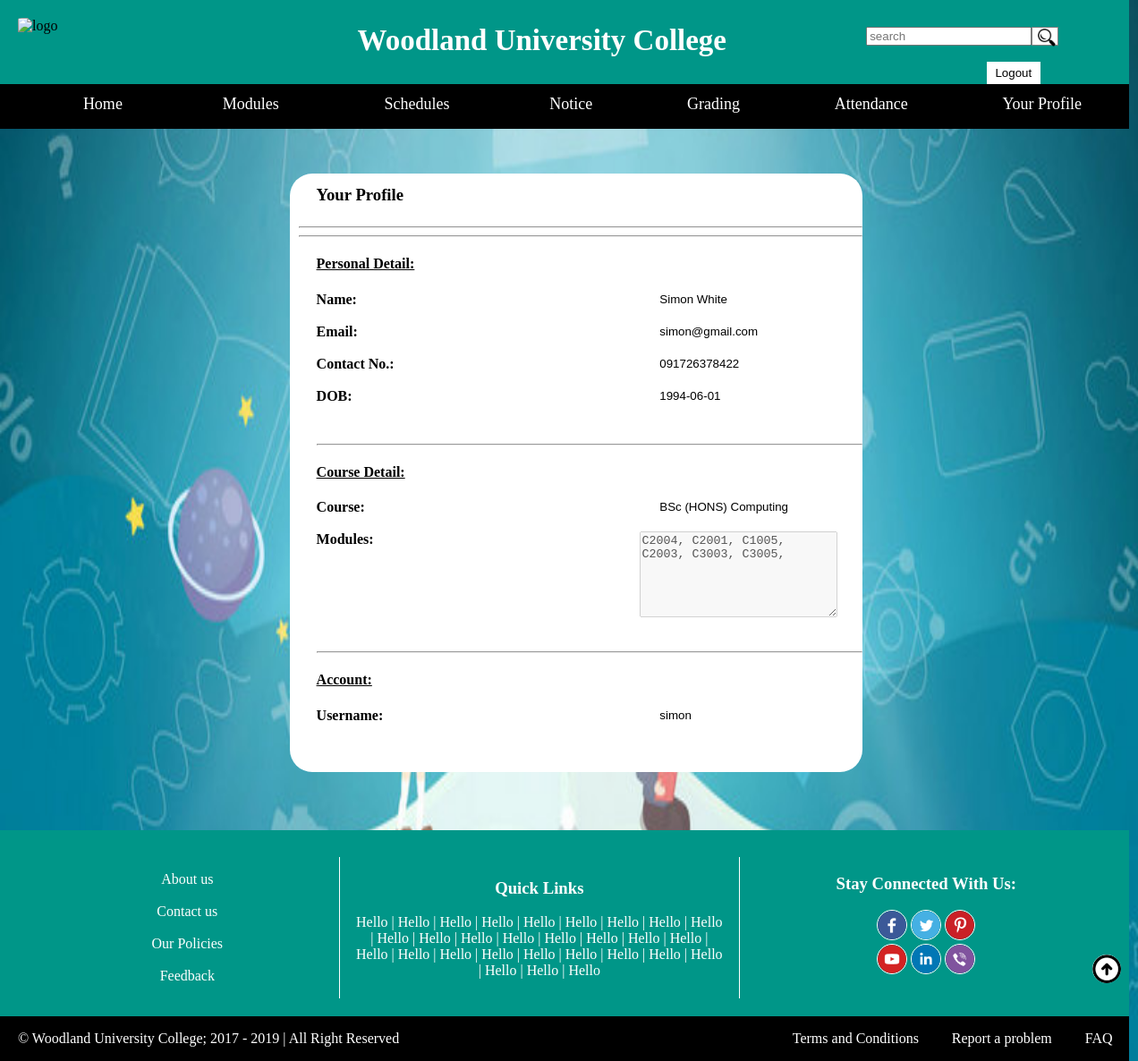
Screenshot of /tutor/profile.php (signed in) with the database file from the repository.
### tables this page shows
CREATE TABLE IF NOT EXISTS `staff` (
`s_id` int(11) NOT NULL,
  `fname` varchar(255) NOT NULL,
  `sname` varchar(255) NOT NULL,
  `dob` date NOT NULL,
  `position` varchar(255) NOT NULL,
  `email` varchar(255) NOT NULL,
  `contact` varchar(255) NOT NULL,
  `address` varchar(255) NOT NULL,
  `subject` int(11) NOT NULL,
  `assignedID` varchar(255) NOT NULL,
  `status` varchar(255) NOT NULL
);

CREATE TABLE IF NOT EXISTS `courses` (
`course_id` int(11) NOT NULL,
  `course_title` varchar(255) NOT NULL,
  `credit_weight` varchar(255) NOT NULL,
  `level` varchar(255) NOT NULL
);

CREATE TABLE IF NOT EXISTS `modules` (
`module_code` int(11) NOT NULL,
  `module_title` varchar(255) NOT NULL,
  `credit_weight` varchar(255) NOT NULL,
  `level` varchar(255) NOT NULL,
  `description` varchar(255) NOT NULL,
  `week` varchar(255) NOT NULL,
  `course_id` int(11) NOT NULL
);

CREATE TABLE IF NOT EXISTS `registutors` (
`rt_id` int(11) NOT NULL,
  `tutor_id` int(11) NOT NULL,
  `username` varchar(255) NOT NULL,
  `password` varchar(255) NOT NULL
);

### tutor/profile.php (the view, shortened to what this page needs)
<?php
	require 'header.php';
	$stdId = $_SESSION['tutId'];
	$stmt = $pdo->query("SELECT s.*, c.*, m.*, r.*
		FROM staff s
		JOIN modules m
		ON s.subject = m.module_code
		JOIN courses c
		ON m.course_id = c.course_id
		JOIN registutors r
		ON r.tutor_id = s.s_id
		WHERE s.s_id =  $stdId");
	$module = $pdo->prepare("SELECT s.*, m.*
		FROM staff s
		JOIN modules m
		ON s.subject = m.module_code
		");
	$stmt->execute();
	$tut = $stmt->fetch();
	$module->execute();
?>
<section class="profile-section">
	<div class="main-section-row3">
		<div class="main-section-row3col1">
			<h3>Your Profile</h3><hr><hr>
			<form>
				<h4><u>Personal Detail:</u></h4>
				<label>Name:</label><input disabled type="text" value=" <?php echo $tut['fname'].' '.$tut['sname']; ?> "><br><br>
				<label>Email:</label><input disabled type="text" value=" <?php echo  $tut['email']; ?> "><br><br>
				<label>Contact No.:</label><input disabled type="text" value=" <?php echo  $tut['contact']; ?> "><br><br>
				<label>DOB:</label><input disabled type="text" value=" <?php echo  $tut['dob']; ?> "><br><br><br><hr>
				<h4><u>Course Detail:</u></h4>
				<label>Course:</label><input disabled type="text" value=" <?php echo  $tut['course_title']; ?> "><br><br>
				<label>Modules:</label>
					<textarea rows="6" cols="25" style="margin-right: 28px; float: right;" disabled=""><?php foreach ($module as $m) {
						echo $m['module_title'].', ';
					} ?> </textarea><br><br><br><br><br><br><br><hr>
				<h4><u>Account:</u></h4>
				<label>Username:</label><input disabled type="text" value=" <?php echo  $tut['username']; ?> "><br><br>
			</form><br><br>
		</div>
	</div>
</section>
<?php
	require 'footer.php';
?>

### css/index.css (style rules this page uses)
body { margin:0px; background-image: url(../images/background6.jpg); background-size: 100% 100%; background-attachment: fixed; background-repeat: no-repeat; width: 1262px; }
section { margin-top: -16px; display: flex; flex-direction: column; }
.main-section-row0, .main-section-row1, .main-section-row2, .main-section-row3 { display: flex; width: 90%; padding-left: 5%; }
.main-section-row0 h3, .main-section-row1 h3, .main-section-row2 h3, .main-section-row3col1 h3 { position: relative; top: -5px; left: 20px; }
.main-section-row3col1 { background-color: white; padding-left: 10px; margin: 40px 10px; border-radius: 25px; }
.profile-section { margin-left: 19%; padding: 2%; }
.profile-section form { padding-left: 20px; }
.profile-section form label { font-weight: bold; width: 150px; display: inline-block; }
.profile-section form input { background: inherit; border: none; width: 200px; }
.profile-section form input[type="text"] { background: inherit; color: black; float: right; padding-left: 230px; padding-right: 30px; }

### rows the page displays
staff: fname+sname "Simon White", email "simon@gmail.com", contact "091726378422", dob "1994-06-01", course_title "BSc (HONS) Computing", subject.module_title "C2004, C2001, C1005, C2003, C3003, C3005,", username "simon"
